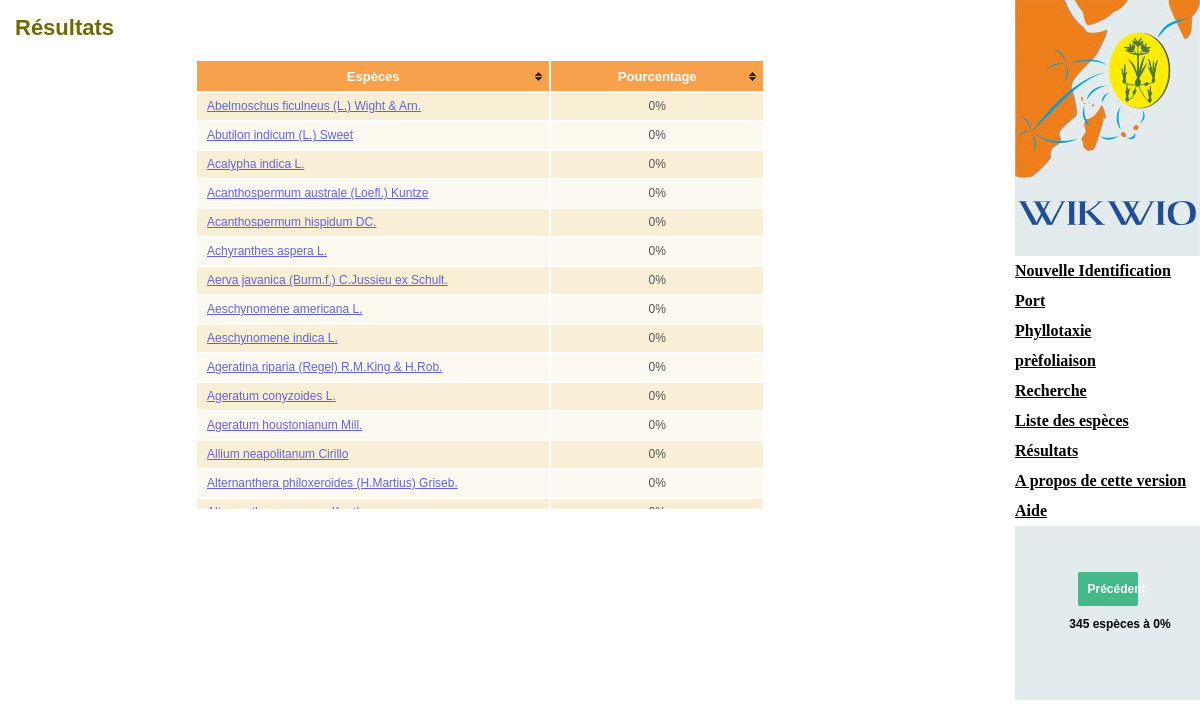
The app's page /results.php with its own data.
### tables this page shows
CREATE TABLE IF NOT EXISTS `flore` (
  `Code` varchar(255) DEFAULT NULL,
  `Espece` varchar(255) DEFAULT NULL,
  `portal_url` varchar(255) NOT NULL,
  `Famille` varchar(255) DEFAULT NULL,
  `Legende` text,
  `Gramineen` int(1) DEFAULT NULL,
  `Dresse` int(1) DEFAULT NULL,
  `Liane` int(1) DEFAULT NULL,
  `Rosette` int(1) DEFAULT NULL,
  `Prostre` int(1) DEFAULT NULL,
  `Tracant` int(1) DEFAULT NULL,
  `Flottant` int(1) DEFAULT NULL,
  `Liane_vrilles` int(1) DEFAULT NULL,
  `Liane_sans` int(1) DEFAULT NULL,
  `Phyllo_Alterne` int(1) DEFAULT NULL,
  `Phyllo_Opposee` int(1) DEFAULT NULL,
  `Phyllo_vert` int(1) DEFAULT NULL,
  `Simple` int(1) DEFAULT NULL,
  `Composee` int(1) DEFAULT NULL,
  `Monocotyledone` int(1) DEFAULT NULL,
  `Sans_feuilles` int(1) DEFAULT NULL,
  `L_sed` int(1) DEFAULT NULL,
  `L_gra` int(1) DEFAULT NULL,
  `L_bi` int(1) DEFAULT NULL,
  `L_3flB` int(1) DEFAULT NULL,
  `L_3fl` int(1) DEFAULT NULL,
  `L_4fl` int(1) DEFAULT NULL,
  `L_5pl` int(1) DEFAULT NULL,
  `L_pari_op` int(1) DEFAULT NULL,
  `L_pari_alt` int(1) DEFAULT NULL,
  `L_imp` int(1) DEFAULT NULL,
  `L_bip` int(1) DEFAULT NULL,
  `No_latex` int(1) DEFAULT NULL,
  `Latex_trans` int(1) DEFAULT NULL,
  `Latex_blanc` int(1) DEFAULT NULL,
  `Latex_jaune` int(1) DEFAULT NULL,
  `Sec_app` int(1) DEFAULT NULL,
  `Sec_ronde` int(1) DEFAULT NULL,
  `Sec_cannelle` int(1) DEFAULT NULL,
  `Sec_triangulaire` int(1) DEFAULT NULL,
  `Sec_quadran` int(1) DEFAULT NULL,
  `Sec_penta` int(1) DEFAULT NULL,
  `Lig_sans` int(1) DEFAULT NULL,
  `Lig_cil` int(1) DEFAULT NULL,
  `Lig_memb` int(1) DEFAULT NULL,
  `Lig_corn_cil_court` int(1) DEFAULT NULL,
  `Lig_corn_cil_long` int(1) DEFAULT NULL,
  `Lig_cil_pp` int(1) DEFAULT NULL,
  `Lig_memb_pp` int(1) DEFAULT NULL,
  `Lig_corn_cil_c_pp` int(1) DEFAULT NULL,
  `Lig_corn_cil_l_pp` int(1) DEFAULT NULL,
  `Lig_memb_cil_c` int(1) DEFAULT NULL,
  `Lig_memb_cil_l` int(1) DEFAULT NULL,
  `Lig_memb_pointe` int(1) DEFAULT NULL,
  `Lig_memb_cil_c_pp` int(1) DEFAULT NULL,
  `Lig_memb_cil_l_pp` int(1) DEFAULT NULL,
  `Tige_P` int(1) DEFAULT NULL,
  `Tige_C` int(1) DEFAULT NULL,
  `Fru_pod` int(1) DEFAULT NULL,
  `Fru_corc` int(1) DEFAULT NULL,
  `Fru_sil` int(1) DEFAULT NULL,
  `Fru_cap` int(1) DEFAULT NULL,
  `Fru_1graine` int(1) DEFAULT NULL,
  `Fru_circ` int(1) DEFAULT NULL,
  `Fru_baie` int(1) DEFAULT NULL,
  `Fru_biv` int(1) DEFAULT NULL,
  `Fru_triv` int(1) DEFAULT NULL,
  `Fru_malva` int(1) DEFAULT NULL,
  `Fru_baie_cyx` int(1) DEFAULT NULL,
  `Fru_mure` int(1) DEFAULT NULL,
  `Fru_sec` int(1) DEFAULT NULL,
  `Fru_ake` int(1) DEFAULT NULL,
  `Fru_grain` int(1) DEFAULT NULL,
  `Fl_white` int(1) DEFAULT NULL,
  `Fl_white_yel` int(1) DEFAULT NULL,
  `Fl_yellow` int(1) DEFAULT NULL,
  `Fl_orange` int(1) DEFAULT NULL,
  `Fl_brown` int(1) DEFAULT NULL,
  `Fl_pinkish` int(1) DEFAULT NULL,
  `Fl_blue` int(1) DEFAULT NULL,
  `Fl_green` int(1) DEFAULT NULL,
  `Fl_pink` int(1) DEFAULT NULL,
  `Fl_red` int(1) DEFAULT NULL,
  `Sol_term` int(1) DEFAULT NULL,
  `Sol_axil` int(1) DEFAULT NULL,
  `Inflo_A` int(1) DEFAULT NULL,
  `Inflo_B` int(1) DEFAULT NULL,
  `Inflo_C` int(1) DEFAULT NULL,
  `Inflo_D` int(1) DEFAULT NULL,
  `Inflo_E` int(1) DEFAULT NULL,
  `Inflo_F` int(1) DEFAULT NULL,
  `Inflo_G` int(1) DEFAULT NULL,
  `Inflo_K` int(1) DEFAULT NULL,
  `Inflo_L` int(1) DEFAULT NULL,
  `Inflo_H` int(1) DEFAULT NULL,
  `Inflo_M` int(1) DEFAULT NULL,
  `Inflo_I` int(1) DEFAULT NULL,
  `Epi_2` int(1) DEFAULT NULL,
  `Epi_4` int(1) DEFAULT NULL,
  `Inflo_J` int(1) DEFAULT NULL,
  `Epi_etale` int(1) DEFAULT NULL,
  `Epi_panicle` int(1) DEFAULT NULL,
  `Epi_umb_ram` int(1) DEFAULT NULL,
  `Pod_artic` int(1) DEFAULT NULL,
  `Pod_comp` int(1) DEFAULT NULL,
  `Pod_cylind` int(1) DEFAULT NULL,
  `ake_no` int(1) DEFAULT NULL,
  `ake_ecaille` int(1) DEFAULT NULL,
  `ake_dente` int(1) DEFAULT NULL,
  `ake_plumose` int(1) DEFAULT NULL,
  `ake_di` int(1) DEFAULT NULL,
  `ake_bicon` int(1) DEFAULT NULL,
  `ake_trigone` int(1) DEFAULT NULL,
  `ake_trigone_2` int(1) DEFAULT NULL,
  `ake_trigone_3` int(1) DEFAULT NULL,
  `ake_boule` int(1) DEFAULT NULL,
  `Coty_ellip` int(1) DEFAULT NULL,
  `Coty_corde` int(1) DEFAULT NULL,
  `Coty_orbic` int(1) DEFAULT NULL,
  `Coty_sagitte` int(1) DEFAULT NULL,
  `Coty_lineaire` int(1) DEFAULT NULL,
  `Coty_oblong` int(1) DEFAULT NULL,
  `Coty_emargine` int(1) DEFAULT NULL,
  `Coty_tronque` int(1) DEFAULT NULL,
  `Coty_reniforme` int(1) DEFAULT NULL,
  `Coty_bilobe` int(1) DEFAULT NULL,
  `Coty_bilobe_l` int(1) DEFAULT NULL,
  `Coty_bilobeBis` int(1) DEFAULT NULL,
  `Coty_asym` int(1) DEFAULT NULL,
  `Ins_petiole` int(1) DEFAULT NULL,
  `Ins_sessile` int(1) DEFAULT NULL,
  `Ins_embrass` int(1) DEFAULT NULL,
  `Ins_decurente` int(1) DEFAULT NULL,
  `Ins_ochrea` int(1) DEFAULT NULL,
  `Ins_gaine_ferme` int(1) DEFAULT NULL,
  `Ins_gram` int(1) DEFAULT NULL,
  `Ins_poilue` int(1) DEFAULT NULL,
  `Ins_cyper` int(1) DEFAULT NULL,
  `Stp_no` int(1) DEFAULT NULL,
  `Stp_lanc` int(1) DEFAULT NULL,
  `Stp_epine` int(1) DEFAULT NULL,
  `Stp_gland` int(1) DEFAULT NULL,
  `Stp_col` int(1) DEFAULT NULL,
  `Stp_falcif` int(1) DEFAULT NULL,
  `Stp_apend` int(1) DEFAULT NULL,
  `Stp_lacin` int(1) DEFAULT NULL,
  `Rac_fascicule` int(1) DEFAULT NULL,
  `Rac_pivot` int(1) DEFAULT NULL,
  `Rac_tubercule` int(1) DEFAULT NULL,
  `Rac_flotteurs` int(1) DEFAULT NULL,
  `Rac_tub_reseau` int(1) DEFAULT NULL,
  `Rac_rhizome` int(1) DEFAULT NULL,
  `Rac_rhizome_tuber` int(1) DEFAULT NULL,
  `Rac_bulbe` int(1) DEFAULT NULL,
  `Leafsup_pilo_no` int(1) DEFAULT NULL,
  `Leafsup_pilo_few` int(1) DEFAULT NULL,
  `Leafsup_pilo_lot` int(1) DEFAULT NULL,
  `pilo_long` int(1) DEFAULT NULL,
  `pilo_etoile` int(1) DEFAULT NULL,
  `pilo_tuber` int(1) DEFAULT NULL,
  `pilo_pub` int(1) DEFAULT NULL,
  `pilo_scabre` int(1) DEFAULT NULL,
  `pilo_navic` int(1) DEFAULT NULL,
  `pilo_poilgland` int(1) DEFAULT NULL,
  `pilo_cl` int(1) DEFAULT NULL,
  `pilo_laine` int(1) DEFAULT NULL,
  `pilo_app` int(1) DEFAULT NULL,
  `pilo_glande` int(1) DEFAULT NULL,
  `Leafinf_pilo_no` int(1) DEFAULT NULL,
  `Leafinf_pilo_few` int(1) DEFAULT NULL,
  `Leafinf_pilo_lot` int(1) DEFAULT NULL,
  `pilo_inf_long` int(1) DEFAULT NULL,
  `pilo_inf_etoile` int(1) DEFAULT NULL,
  `pilo_inf_tuber` int(1) DEFAULT NULL,
  `pilo_inf_pub` int(1) DEFAULT NULL,
  `pilo_inf_scabre` int(1) DEFAULT NULL,
  `pilo_inf_navic` int(1) DEFAULT NULL,
  `pilo_inf_poilgland` int(1) DEFAULT NULL,
  `pilo_inf_cl` int(1) DEFAULT NULL,
  `pilo_inf_laine` int(1) DEFAULT NULL,
  `pilo_inf_app` int(1) DEFAULT NULL,
  `pilo_inf_glande` int(1) DEFAULT NULL,
  `lamina_linear` int(1) DEFAULT NULL,
  `lamina_elliptic` int(1) DEFAULT NULL,
  `lamina_lobed` int(1) DEFAULT NULL,
  `lamina_deeply_lobed` int(1) DEFAULT NULL,
  `lamina_divided` int(1) DEFAULT NULL,
  `lamina_filiform` int(1) DEFAULT NULL,
  `lamina_trilobed` int(1) DEFAULT NULL,
  `lamina_pentalobed` int(1) DEFAULT NULL,
  `lamina_palmate` int(1) DEFAULT NULL,
  `marge_largement_dentee` int(1) DEFAULT NULL,
  `marge_denticulee` int(1) DEFAULT NULL,
  `marge_dentee_crenee` int(1) DEFAULT NULL,
  `marge_ondulee` int(1) DEFAULT NULL,
  `marge_lisse` int(1) DEFAULT NULL,
  `marge_irreguliere` int(1) DEFAULT NULL,
  `marge_pubescente` int(1) DEFAULT NULL,
  `marge_cilliee` int(1) DEFAULT NULL,
  `marge_scabre` int(1) DEFAULT NULL,
  `marge_crenelee` int(1) DEFAULT NULL,
  `apex_emarginate` int(1) DEFAULT NULL,
  `apex_arrondi` int(1) DEFAULT NULL,
  `apex_coin_large` int(1) DEFAULT NULL,
  `apex_coin` int(1) DEFAULT NULL,
  `apex_mucrone` int(1) DEFAULT NULL,
  `apex_apicule` int(1) DEFAULT NULL,
  `apex_acuminate` int(1) DEFAULT NULL,
  `apex_coin_aigu` int(1) DEFAULT NULL,
  `base_attenuate` int(1) DEFAULT NULL,
  `base_cone` int(1) DEFAULT NULL,
  `base_rounded` int(1) DEFAULT NULL,
  `base_truncate` int(1) DEFAULT NULL,
  `base_asymetric` int(1) DEFAULT NULL,
  `base_cordate` int(1) DEFAULT NULL,
  `base_auriculate` int(1) DEFAULT NULL,
  `base_saggitate` int(1) DEFAULT NULL,
  `base_hastate` int(1) DEFAULT NULL,
  `base_peltate` int(1) DEFAULT NULL,
  `base_cyp` int(1) DEFAULT NULL,
  `base_grass_tiny` int(1) DEFAULT NULL,
  `base_grass` int(1) DEFAULT NULL,
  `base_ore` int(1) DEFAULT NULL,
  `ven_non_visible` int(1) DEFAULT NULL,
  `ven_mono` int(1) DEFAULT NULL,
  `ven_parallele` int(1) DEFAULT NULL,
  `ven_pennee` int(1) DEFAULT NULL,
  `ven_arquee` int(1) DEFAULT NULL,
  `ven_arquee_jt` int(1) DEFAULT NULL,
  `ven_tri_alt` int(1) DEFAULT NULL,
  `ven_tri_opp` int(1) DEFAULT NULL,
  `ven_palmate` int(1) DEFAULT NULL,
  `sec_plat` int(1) DEFAULT NULL,
  `sec_plie` int(1) DEFAULT NULL,
  `sec_gauffre` int(1) DEFAULT NULL,
  `sec_courbe` int(1) DEFAULT NULL,
  `sec_crassu` int(1) DEFAULT NULL,
  `sec_plisse` int(1) DEFAULT NULL,
  `sec_gout` int(1) DEFAULT NULL,
  `sec_double` int(1) DEFAULT NULL,
  `Tigepilo_no` int(1) DEFAULT NULL,
  `Tigepilo_few` int(1) DEFAULT NULL,
  `Tigepilo_lot` int(1) DEFAULT NULL,
  `piloT_ligne` int(1) DEFAULT NULL,
  `piloT_pub` int(1) DEFAULT NULL,
  `piloT_dresses` int(1) DEFAULT NULL,
  `piloT_dres_pub` int(1) DEFAULT NULL,
  `piloT_reflechis` int(1) DEFAULT NULL,
  `piloT_hispides` int(1) DEFAULT NULL,
  `piloT_scabre` int(1) DEFAULT NULL,
  `piloT_navic` int(1) DEFAULT NULL,
  `piloT_etoile` int(1) DEFAULT NULL,
  `piloT_laineux` int(1) DEFAULT NULL,
  `piloT_epines_dr` int(1) DEFAULT NULL,
  `piloT_epines_cr` int(1) DEFAULT NULL,
  `piloT_liege` int(1) DEFAULT NULL,
  `F_larges` int(1) DEFAULT NULL,
  `F_moyennes` int(1) DEFAULT NULL,
  `F_etroites` int(1) DEFAULT NULL,
  `F_tres_etroites` int(1) DEFAULT NULL,
  `F_pliee` int(1) DEFAULT NULL,
  `F_enroulee` int(1) DEFAULT NULL,
  `FOEgales` int(1) DEFAULT NULL,
  `FODifferentes` int(1) DEFAULT NULL,
  `Comores` int(1) DEFAULT NULL,
  `Madagascar` int(1) DEFAULT NULL,
  `Seychelles` int(1) DEFAULT NULL,
  `Maurice` int(1) DEFAULT NULL,
  `Reunion` int(1) DEFAULT NULL,
  `Cycle_Annual` int(1) DEFAULT NULL,
  `Cycle_Vivacious` int(1) DEFAULT NULL,
  `Cycle_Perenial` int(1) DEFAULT NULL,
  `Form_Fern` int(1) DEFAULT NULL,
  `Form_Broadleaf` int(1) DEFAULT NULL,
  `Form_Grass` int(1) DEFAULT NULL,
  `Form_Sedge` int(1) DEFAULT NULL,
  `Form_Shrub` int(1) DEFAULT NULL,
  `Form_Climber` int(1) DEFAULT NULL,
  `Form_Geophyte` int(1) DEFAULT NULL,
  `Form_Parasitic` int(1) DEFAULT NULL,
  `Habitat_agroforestry` int(1) DEFAULT NULL,
  `Habitat_terrestrial` int(1) DEFAULT NULL,
  `Habitat_marshland` int(1) DEFAULT NULL,
  `Habitat_aquatic` int(1) DEFAULT NULL
);

### messages_fr.php (called while the page is built)
<?php
$menu_value = array ('Nouvelle Identification','Port','Phyllotaxie','prèfoliaison','Recherche','Liste des espèces','Résultats','A propos de cette version','Aide');
$menu_text = array(
		"menu"=>"Menu",
		"back" =>"Précédent",
		"nextbut" =>"Prochain",
		"cancel"=>"annuler",
		"commonnames"=>"Noms vernaculaires",
		"familie"=>"Familles",
		"nomspecies"=>"Espèces",
		"placehholderfamilie"=>"recherche de famille",
		"placehholderspecies"=>"recherche d'espèces",
		"placehholdercomun"=>"recherche de noms vernaculaires",
		"resultpercentage"=>"Pourcentage",
		"resulterr"=>"Erreurs",
		"resultview"=>"vue",
		"species"=>"Espèces",
		"at"  => "à",
		"contrabutname"=>"Portrait robot",
		"graphview"=>"Rechercher le portrait robot des espèces"
);
?>

### lib.php (called while the page is built, shortened)
<?php
include_once('class.mysql.php');
function getConn()
{
	$ini = parse_ini_file("define.ini.php", TRUE);
	$conn = new mysql($ini['database']['db_user'], $ini['database']['db_pass'], $ini['database']['db_host'], $ini['database']['db_name']);
}
function getParameters()
{
	global $conn, $_GLOBALS;
	$query = "select * from parametres where Type_Param = 'Nb_Contraintes'" ;
	$data = $conn->select($query, 'OBJECT');
	$_GLOBALS["no_constraints"] = $data->Etat;
	$query = "select * from parametres where Type_Param = 'Nb_Robot'" ;
	$data = $conn->select($query, 'OBJECT');
	$_GLOBALS["no_robot"] = $data->Etat;
	$query = "select * from parametres where Type_Param = 'Nb_Etats_Desc'" ;
	$data = $conn->select($query, 'OBJECT');
	$_GLOBALS["no_state"] = $data->Etat;
	$query = "select count(*) as recordcount from flore";
	$data = $conn->select($query, 'OBJECT');
	$_GLOBALS["no_species"] = $data->recordcount;
}
function calculateper()
{
	global $store, $_GLOBALS, $conn;
	$perarray = array();
	$query = "select * from flore order by Espece";
	$data = $conn->select($query, 'OBJECT');
	for ($i = 0; $i < sizeof($data); $i++)
		$perarray[$data[$i]->Code] = 0;
	$outputarr = $perarray;
	arsort($perarray);
	foreach ($perarray as $key=>$val)
	{
		$topval = $val;
		break;
	}
	$ntopcount = 0;
	foreach ($perarray as $key=>$val)
	{
		if ($val == $topval)
			$ntopcount++;
	}
	$_GLOBALS['topcount'] = $ntopcount;
	$_GLOBALS['pertop']= $topval;
	return $outputarr;
}
?>

### class.mysql.php (called while the page is built, shortened)
<?php
class mysql {
    var $con_link;
    function mysql($user, $pass, $server, $db)
    {
	$this->con_link = @mysql_connect($server, $user, $pass);
    }
    function selectDB($db)
    {
	    $db_set = @mysql_select_db($db);
	    if(!$db_set) {
		    $this->_setError();
		    return false;
	    } else {
		    return true;
	    }
    }
        function affectedRows()
        {
                if ($this->con_link) {
                        return mysql_affected_rows($this->con_link);
                } else {
                        return false;
                }
        }
    function execute($query)
    {
	    $query=str_replace('{db_prefix}', $GLOBALS['ini']['database']['db_prefix'], $query);
	    $res=mysql_query($query, $this->con_link) or die(mysql_error());
	    if(!$res) {
		    $this->_setError();
		    return false;
	    } else {
		    return $res;
	    }
    }
    function select($query, $type = 'OBJECT')
    {
	$i = 0;
	$res = $this->execute($query);
        if ($type == 'OBJECT') {
		if($this->affectedRows()!=1)
		{
		    while ($data = @mysql_fetch_object($res))
		    {
			$rows[$i] = $data;
			$i++;
		    }
		}
		else
		{
			$rows = @mysql_fetch_object($res);
		}
        }
        return $rows;
    }
}
?>

### results.php (the view, shortened to what this page needs)
<?php
	include_once("lib.php");
?>
<!DOCTYPE html PUBLIC "-//W3C//DTD HTML 4.01 Transitional//EN"  "http://www.w3.org/TR/html4/loose.dtd">
<html>
<head>
	<link rel="stylesheet" type="text/css" href="default.css">
	<link rel="stylesheet" href="lib/style.css" type="text/css" media="print, projection, screen">
</head>
<body>
<div>
	<form name="frmgeneral" method="post" action="">
		<div style="float:left; width:80%">
		<h4><?= $menu_value[6]; ?></h4><br>
		<?php
				include_once("lib.php");
				getParameters();
				$outputarr = calculateper();
				$max = 100;
				while ($max >= 0)
				{
					foreach ($outputarr as $key=>$val)
					{
						if ($val == $max)
							$perarray[$key] = $max;
					}
					$max--;
				}
				echo "<div align='center'>";
				echo "<div style='height: 450px; width: 570px; overflow-y: scroll;'>";
				echo "<table class='tablesorter'  id=\"resultstable\" cellpadding=\"3\">";
				echo "<thead><tr class='rowtop'>";
				echo "<th style=\"width:25%;\">".$menu_text['species']."</th>";
				echo "<th style=\"width:15%;\">".$menu_text['resultpercentage']."</th>";
				echo "</tr></thead><tbody>";
				$targeturl = "http://www.wikwio.org/species/";
				$trow = 0 ;
				foreach ($perarray as $key=>$val)
				{
					$query = "select * from flore where code = '$key'";
					$data = $conn->select($query, 'OBJECT');
					if ($trow % 2 == 0)
						echo "<tr class='rowone'>";
					else
						echo "<tr class='rowtwo'>";
					if (sizeof($data) == 1)
					{
						$url = $targeturl . substr($key, 0,1) . "/" . $key ."/";
						$url = $url . $key . "_fr.html";
						$url = strtolower($url);
						$url = ($data->portal_url) ? $data->portal_url : $url ;
						echo "<td style=\"padding-left: 10px; text-align:left\">";
						echo "<a href='$url' onclick='popupBlank(this.href); return false;'>$data->Espece</a>";
						echo "</td><td style=\"text-align:center\">";
						echo $val . "%";
						echo "</td>";
						echo "</tr>";
					}
					$trow++;
				}
				echo "</tbody></table></div></div>";
		?>
		</div>
		<div id="pageright">
			<div id="header"><h1>WIKWIO</h1></div>
			<div id="navbuttons">
				<?php include_once('navbutton.php'); ?>
			</div>
			<br><br>
			<div align="center"><a href="javascript:history.go(-1);" class="button center green" style="width: 40px;"><?= $menu_text['back'];?></a></div>
			<?php
				echo "<p class='result'>" . $_GLOBALS['topcount'] . " espèces à " . $_GLOBALS['pertop'] . "%</p>";
			?>
		</div>
	</form>
</div>
</body>
</html>

### records on screen
flore: Espece "Abelmoschus ficulneus (L.) Wight & Arn.", val "0"
flore: Espece "Abutilon indicum (L.) Sweet", val "0"
flore: Espece "Acalypha indica L.", val "0"
flore: Espece "Acanthospermum australe (Loefl.) Kuntze", val "0"
flore: Espece "Acanthospermum hispidum DC.", val "0"
flore: Espece "Achyranthes aspera L.", val "0"
flore: Espece "Aerva javanica (Burm.f.) C.Jussieu ex Schult.", val "0"
flore: Espece "Aeschynomene americana L.", val "0"
flore: Espece "Aeschynomene indica L.", val "0"
flore: Espece "Ageratina riparia (Regel) R.M.King & H.Rob.", val "0"
flore: Espece "Ageratum conyzoides L.", val "0"
flore: Espece "Ageratum houstonianum Mill.", val "0"
flore: Espece "Allium neapolitanum Cirillo", val "0"
flore: Espece "Alternanthera philoxeroides (H.Martius) Griseb.", val "0"

### other values on screen
$menu_value[6] "Résultats"
$menu_text['species'] "Espèces"
$menu_text['resultpercentage'] "Pourcentage"
$menu_value[0] "Nouvelle Identification"
$menu_value[1] "Port"
$menu_value[2] "Phyllotaxie"
$menu_value[3] "prèfoliaison"
$menu_value[4] "Recherche"
$menu_value[5] "Liste des espèces"
$menu_value[7] "A propos de cette version"
$menu_value[8] "Aide"
$menu_text['back'] "Précédent"
$_GLOBALS['topcount'] "345"
$_GLOBALS['pertop'] "0"
